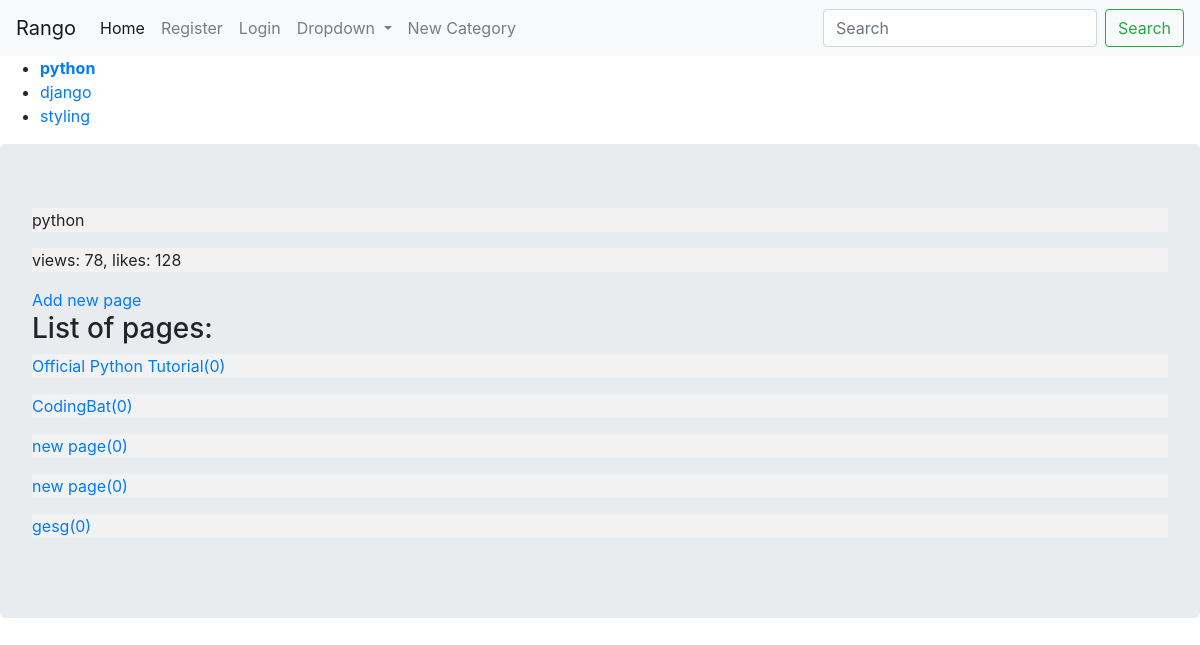
The page /category/python/ on the database its author committed.
### mainapp/models.py (models this page shows, shortened)
class Category(models.Model):
    name = models.CharField(max_length = 40, unique = True)
    views = models.PositiveIntegerField(default = 0)
    likes = models.PositiveIntegerField(default = 0)
    slug = models.SlugField(blank = True, unique = True)
    def save(self, *args, **kwargs):
        self.slug = slugify(self.name)
        super(Category, self).save(*args, **kwargs)
    class Meta:
        verbose_name_plural = 'Categories'

class Page(models.Model):
    title = models.CharField(max_length = 40)
    views = models.PositiveIntegerField(default = 0)
    url = models.URLField()
    category = models.ForeignKey(Category, on_delete = models.CASCADE)
    def __str__(self):
        return '{}({})'.format(self.title, self.views)

### mainapp/views.py (the view)
# urls.py: url(r'^(?P<category_name_slug>[\w\-]+)/$', views.category_detail, name = 'category_detail'),
def category_detail(request, category_name_slug):
    category = get_object_or_404(Category, slug = category_name_slug)
    category.views = category.views + 1
    category.save()
    pages = Page.objects.filter(category = category)
    context = {'category' : category, 'pages' : pages}
    return render(request, 'mainapp/category_detail.html', context)

### mainapp/templatetags/rango_template_tags.py (called while the page is built)
@register.inclusion_tag('mainapp/cats.html')
def get_category_list(cat = None):
    return {'cats':Category.objects.all(), 'act_cat' : cat}

### mainapp/templates/mainapp/category_detail.html
{% extends 'base.html' %}
{% block content %}
    <p>{{category.name}}</p>
    <p>views: {{category.views}}, likes: {{category.likes}}</p>
    <a href="{% url 'mainapp:add_page' category_name_slug=category.slug %}">Add new page</a><br>
    <h3>List of pages:</h3>
    {% for page in pages %}
      <p><a href="{{page.url}}">{{page}}</a></p>
    {% endfor %}
{% endblock %}

### mainapp/templates/mainapp/cats.html
<ul>
  {% if cats %}
    {% for c in cats %}
      {% if c == act_cat %}
        <strong><li> <a href="{% url 'mainapp:category_detail' c.slug %}">{{c.name}}</a> </li></strong>
      {% else %}
        <li> <a href="{% url 'mainapp:category_detail' c.slug %}">{{c.name}}</a> </li>
      {% endif %}
    {% endfor %}
  {% else %}
    <li> <strong>No category present</strong> </li>
  {% endif %}
</ul>

### static/css/master.css (style rules this page uses)
p { background-color: #F2F2F2; }

### rows shown on the page
Category: name "python", views "78", likes "128"
Category: name "django"
Category: name "styling"
Page: title+views "Official Python Tutorial(0)"
Page: title+views "CodingBat(0)"
Page: title+views "new page(0)"
Page: title+views "new page(0)"
Page: title+views "gesg(0)"
